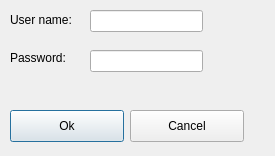
<?xml version="1.0" encoding="UTF-8"?>
<ui version="4.0">
 <class>AdminDialog</class>
 <widget class="QDialog" name="AdminDialog">
  <property name="geometry">
   <rect>
    <x>0</x>
    <y>0</y>
    <width>275</width>
    <height>156</height>
   </rect>
  </property>
  <property name="windowTitle">
   <string>Dialog</string>
  </property>
  <widget class="QLineEdit" name="passwordEntry">
   <property name="geometry">
    <rect>
     <x>90</x>
     <y>50</y>
     <width>113</width>
     <height>22</height>
    </rect>
   </property>
   <property name="inputMask">
    <string/>
   </property>
   <property name="echoMode">
    <enum>QLineEdit::Password</enum>
   </property>
  </widget>
  <widget class="QLineEdit" name="userNameEntry">
   <property name="geometry">
    <rect>
     <x>90</x>
     <y>10</y>
     <width>113</width>
     <height>22</height>
    </rect>
   </property>
  </widget>
  <widget class="QLabel" name="label">
   <property name="geometry">
    <rect>
     <x>10</x>
     <y>10</y>
     <width>81</width>
     <height>20</height>
    </rect>
   </property>
   <property name="text">
    <string>User name:</string>
   </property>
  </widget>
  <widget class="QLabel" name="label_2">
   <property name="geometry">
    <rect>
     <x>10</x>
     <y>50</y>
     <width>62</width>
     <height>16</height>
    </rect>
   </property>
   <property name="text">
    <string>Password:</string>
   </property>
  </widget>
  <widget class="QPushButton" name="pushButton">
   <property name="geometry">
    <rect>
     <x>10</x>
     <y>110</y>
     <width>114</width>
     <height>32</height>
    </rect>
   </property>
   <property name="text">
    <string>Ok</string>
   </property>
  </widget>
  <widget class="QPushButton" name="pushButton_2">
   <property name="geometry">
    <rect>
     <x>130</x>
     <y>110</y>
     <width>114</width>
     <height>32</height>
    </rect>
   </property>
   <property name="text">
    <string>Cancel</string>
   </property>
  </widget>
 </widget>
 <resources/>
 <connections>
  <connection>
   <sender>pushButton_2</sender>
   <signal>clicked()</signal>
   <receiver>AdminDialog</receiver>
   <slot>reject()</slot>
   <hints>
    <hint type="sourcelabel">
     <x>159</x>
     <y>128</y>
    </hint>
    <hint type="destinationlabel">
     <x>170</x>
     <y>85</y>
    </hint>
   </hints>
  </connection>
  <connection>
   <sender>pushButton</sender>
   <signal>clicked()</signal>
   <receiver>AdminDialog</receiver>
   <slot>checkUsernamePassword()</slot>
   <hints>
    <hint type="sourcelabel">
     <x>65</x>
     <y>121</y>
    </hint>
    <hint type="destinationlabel">
     <x>80</x>
     <y>86</y>
    </hint>
   </hints>
  </connection>
 </connections>
 <slots>
  <slot>checkUsernamePassword()</slot>
 </slots>
</ui>
